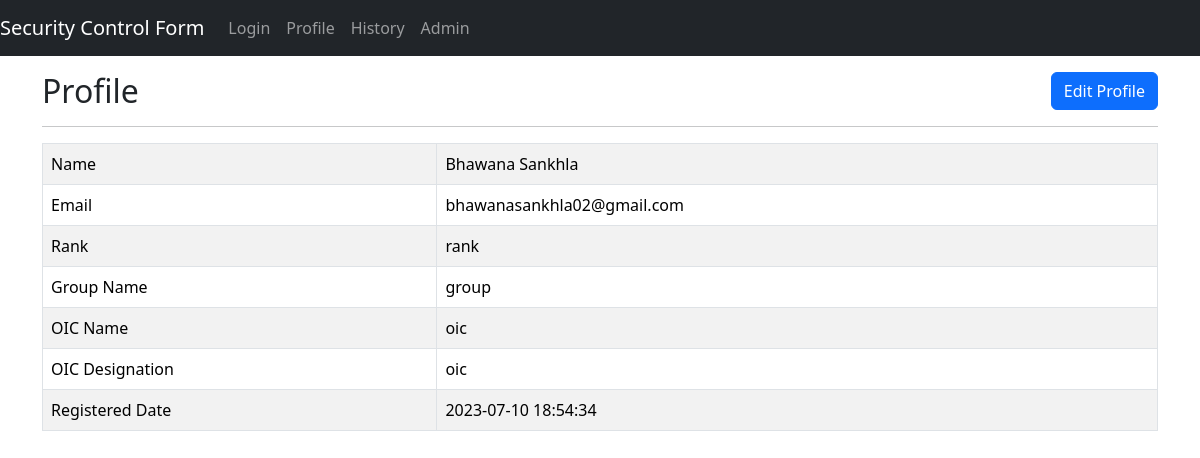
The page /profile.php (signed in) on the database its author committed.
### tables this page shows
CREATE TABLE `user` (
  `userid` varchar(255) NOT NULL,
  `password` varchar(255) NOT NULL,
  `name` varchar(30) NOT NULL,
  `rank` varchar(30) NOT NULL,
  `groupname` varchar(30) NOT NULL,
  `oicname` varchar(30) NOT NULL,
  `oicdesign` varchar(30) NOT NULL,
  `admin` varchar(25) NOT NULL,
  `filled_at` datetime NOT NULL DEFAULT current_timestamp()
);

### profile.php (the view, shortened to what this page needs)
<?php
$UserID=$_SESSION["userID"];
require_once "config.php";
$sql="SELECT * FROM user WHERE userid='$UserID'";
$result=mysqli_query($conn,$sql);
$arr=mysqli_fetch_array($result,MYSQLI_ASSOC);
?>
<!DOCTYPE html>
<html lang="en">
<head>
    <link rel="stylesheet" href="css/bootstrap.min.css">
</head>
<body>
    <nav class="navbar navbar-expand-lg navbar-dark bg-dark">
  <a class="navbar-brand" href="index.php">Security Control Form</a>
  <div class="collapse navbar-collapse" id="navbarSupportedContent">
    <ul class="navbar-nav mr-auto">
      <li class="nav-item active">
        <a class="nav-link" href="logout.php">Login</a>
      </li>
      <li class="nav-item">
        <a class="nav-link" href="profile.php">Profile</a>
      </li>
      <li class="nav-item">
        <a class="nav-link" href="history.php">History</a>
      </li>
      <li class="nav-item">
        <a class="nav-link" href="admin.php">Admin</a>
      </li>
    </ul>
  </div>
</nav>
    <div class="container mt-3">
    <form action="profile.php" method="post">
    <button id="edit" class="btn btn-primary" name="edit">Edit Profile</button>
        <h2>Profile</h2>
        <hr>
        <table class="table table-striped table-bordered">
  <tbody>
    <tr>
      <td>Name</td>
      <td><?php echo $arr["name"]; ?></td>
    </tr>
    <tr>
      <td>Email </td>
      <td><?php echo $arr["userid"]; ?></td>
    </tr>
    <tr>
      <td>Rank</td>
      <td><?php echo $arr["rank"]; ?></td>
    </tr>
    <tr>
      <td>Group Name</td>
      <td><?php echo $arr["groupname"]; ?></td>
    </tr>
    <tr>
      <td>OIC Name</td>
      <td><?php echo $arr["oicname"]; ?></td>
    </tr>
    <tr>
      <td>OIC Designation</td>
      <td><?php echo $arr["oicdesign"]; ?></td>
    </tr>
    <tr>
      <td>Registered Date</td>
      <td><?php echo $arr["filled_at"]; ?></td>
    </tr>
  </tbody>
</table>
</form>
</div>
</body>
</html>

### profile.php (style rules this page uses)
#edit { float:right; }

### rows shown on the page
user: name "Bhawana Sankhla", userid "bhawanasankhla02@gmail.com", rank "rank", groupname "group", oicname "oic", oicdesign "oic", filled_at "2023-07-10 18:54:34"
